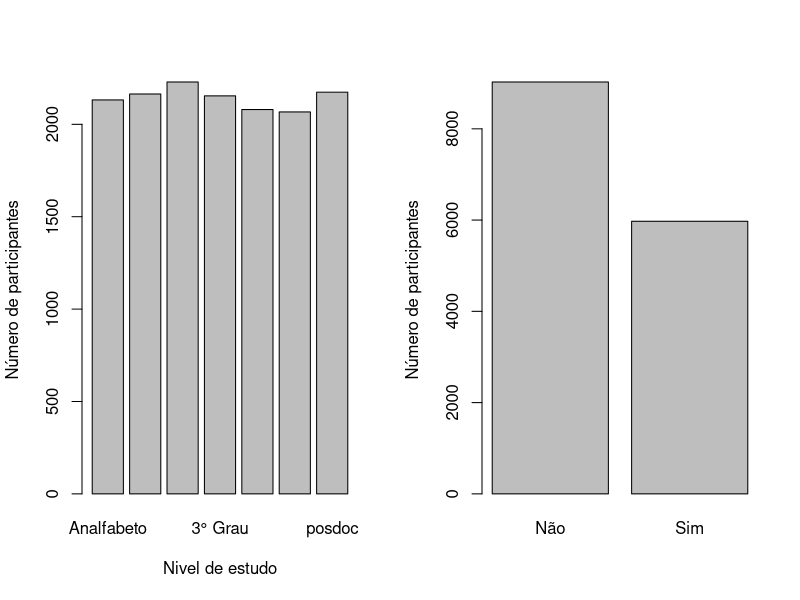
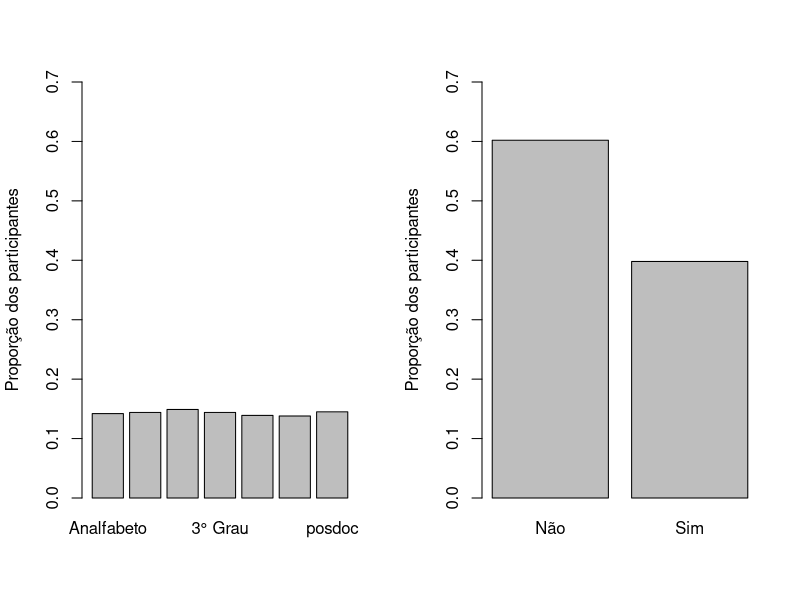
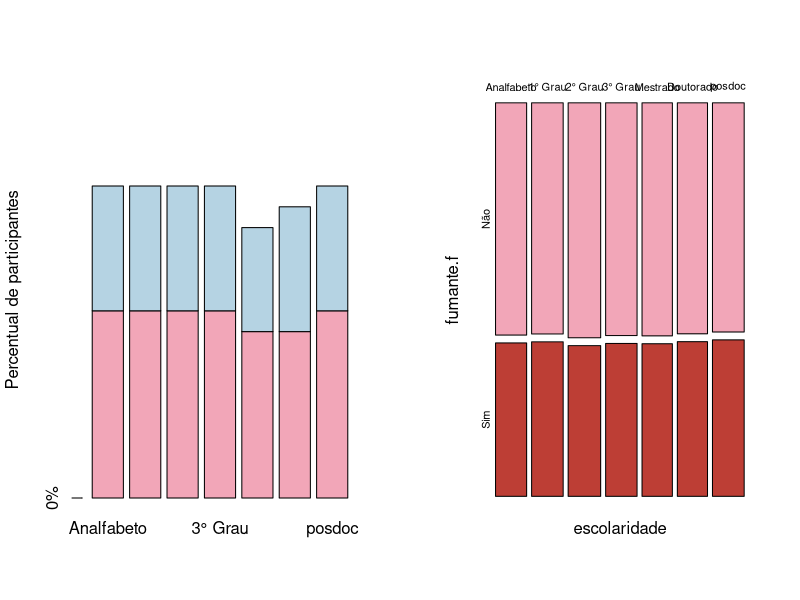

Generate these figures, in order, with R:
p <- 200000
n <- 15000

pop.escolaridade = rep(c(0,1,2,3,4,5,6),p)
set.seed(15)

escolaridade.temp = sample(pop.escolaridade, n)

escolaridade = factor(escolaridade.temp,
levels = c(0,1,2,3,4,5,6),
labels = c("Analfabeto", 
           "1° Grau",
           "2° Grau", "3° Grau", "Mestrado", "Doutorado",
           "posdoc"),
ordered = TRUE)

rm(pop.escolaridade , escolidaridade.temp)
str(escolaridade)


summary(escolaridade)

# Mesma coisa que o summary :) table(escolaridade)

prop.table(table(escolaridade))

# Retorna o percentual de cada dado nessa tabela

# Rbinom cria uma dristribuiçao binária aleatório 0 ou 1
# A probabilidade de dar 1 é de 40%

fumante.n = rbinom(n,1, .40)
fumante.f = factor(fumante.n,
                   levels = c(0,1),
                   labels = c("Não", "Sim"),
                   ordered = TRUE)

str(fumante.f)

summary(fumante.f)

str(fumante.n)

mean(fumante.n)

# Mostra a probabilidade de ser fumante ou não
prop.table(table(fumante.f))

par(mfrow=c(1,2))
# 1 linha e duas colunas

barplot(table(escolaridade), ylab = "Número de participantes", xlab = "Nivel de estudo")
barplot(table(fumante.f), ylab = "Número de participantes")

round(prop.table(table(escolaridade)),3)

# Tranforma os dados de fumante e transforma 
# em uma tabela e após isso retorna a probabilidade de ser não ou sim
# e no final retorna esse valor arrendondado em 3 casas
round(prop.table(table(fumante.f)),3)

par(mfrow=c(1,2))

barplot(round(prop.table(table(escolaridade)),3),
ylab = "Proporção dos participantes",
ylim = c(0, 0.7))


barplot(round(prop.table(table(fumante.f)),3),
        ylab = "Proporção dos participantes",
        ylim = c(0, 0.7))

table(escolaridade,fumante.f)

tabela1 = round(prop.table(table(escolaridade,fumante.f)),4)
tabela1

tabela2 = prop.table(table(escolaridade, fumante.f))

addmargins(tabela1)

# Sum = probabilidade de um perante ao todo

tabela3 = round(prop.table(table(fumante.f , escolaridade),1),4)
tabela3

tabela4 = round(prop.table(table(fumante.f , escolaridade),2),4)

library(scales)

x = barplot(round(prop.table(table(fumante.f,escolaridade)),2),
            col = rep(c("#F2A6B8","#B5D3E3")),
            legend = FALSE,
            ylim = c(0, 0.2),
            yaxt = "n",
            ylab = "Percentual de participantes")
yticks = seq(0, 0.02, by = 0.05)
axis(2 , at = yticks , lab = percent(yticks))

y = round(prop.table(table(escolaridade,fumante.f)),2)

?barplot

mfrow=(c(1,2))
# Mostra a probabilidade de cada um dos tipos de estudantes de ser 
# ou não fumante
mosaicplot(prop.table(table(escolaridade,fumante.f)),
           col = c("#F2A6B8","#BD3E35"),
           main = "")
